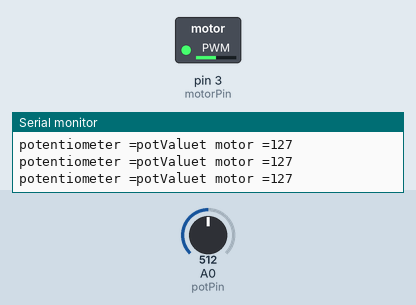
Simulated run of this sketch. Board: Arduino Uno, built with avr-gcc and run on an emulated ATmega328P. On the bench: switched loads named in the sketch (green lamp = pin HIGH), the last lines printed to the serial monitor. Inputs (shaded band) come from the test bench; at power-on: A0 (potPin) = 512.

Above: at 1.2 s.
1.3 s: A0 (potPin) set to 419
At 2.6 s:
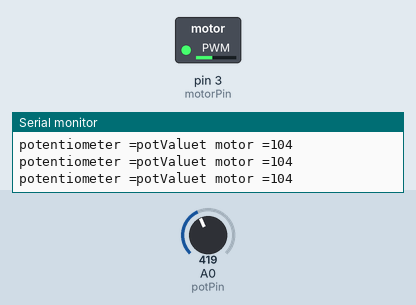
4.3 s: A0 (potPin) set to 383
At 4.9 s:
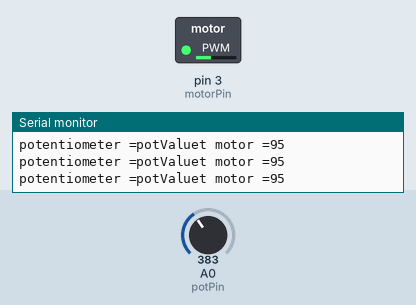
7.3 s: A0 (potPin) set to 716
At 8.2 s:
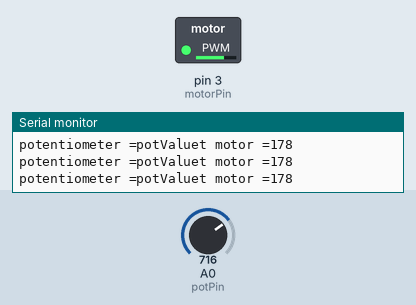
8.8 s: A0 (potPin) set to 0
At 9.3 s:
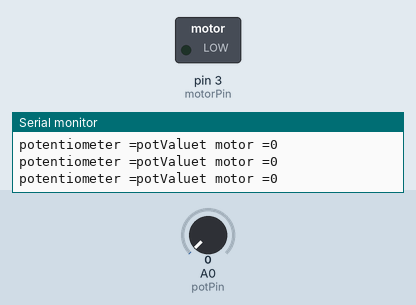
10.3 s: A0 (potPin) set to 37
At 11.4 s:
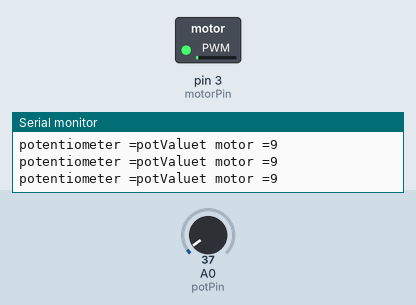
11.8 s: A0 (potPin) set to 44
At 12.3 s:
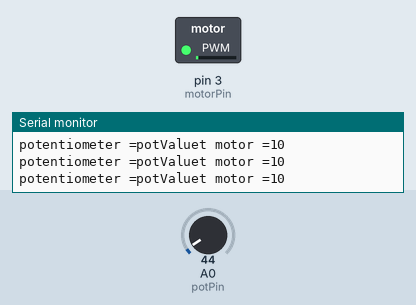
Timing chart, 0 to 14.8 s (numbered marks = the images above; inputs shaded):
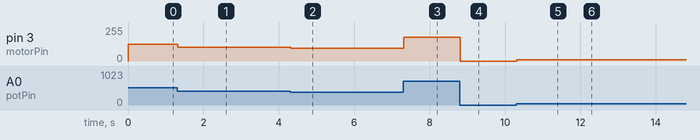

The sketch:

motor_control.ino
```cpp
int motorPin = 3;
int potPin = 0;
int potValue = 0;
int motorValue = 0;

void setup(){
	pinMode(motorPin, OUTPUT); //motorPin is set to OUTPUT
	pinMode(potPin, INPUT);//potPin is set to INPUT
	Serial.begin(9600);
}

void loop(){
	potValue = analogRead(potPin);//reads the value of potentiometer
	motorValue = map(potValue, 0, 1023, 0, 255);
	//scale it to use with motor
	analogWrite(motorPin, motorValue);
	//sets motor speed according to the value of the potentiometer
	Serial.print("potentiometer =");
	Serial.print("potValue");
	Serial.print("t motor =");
	Serial.println(motorValue);
	delay(2);
}
```

Measured:
- after the input at 1.3 s, pin 3 (motorPin): 127/255 → 104/255 at once
- after the input at 4.3 s, pin 3 (motorPin): 104/255 → 95/255 at once
- after the input at 7.3 s, pin 3 (motorPin): 95/255 → 178/255 at once
- after the input at 8.8 s, pin 3 (motorPin): 178/255 → 0/255 at once
- after the input at 10.3 s, pin 3 (motorPin): 0/255 → 9/255 at once
- after the input at 11.8 s, pin 3 (motorPin): 9/255 → 10/255 at once
